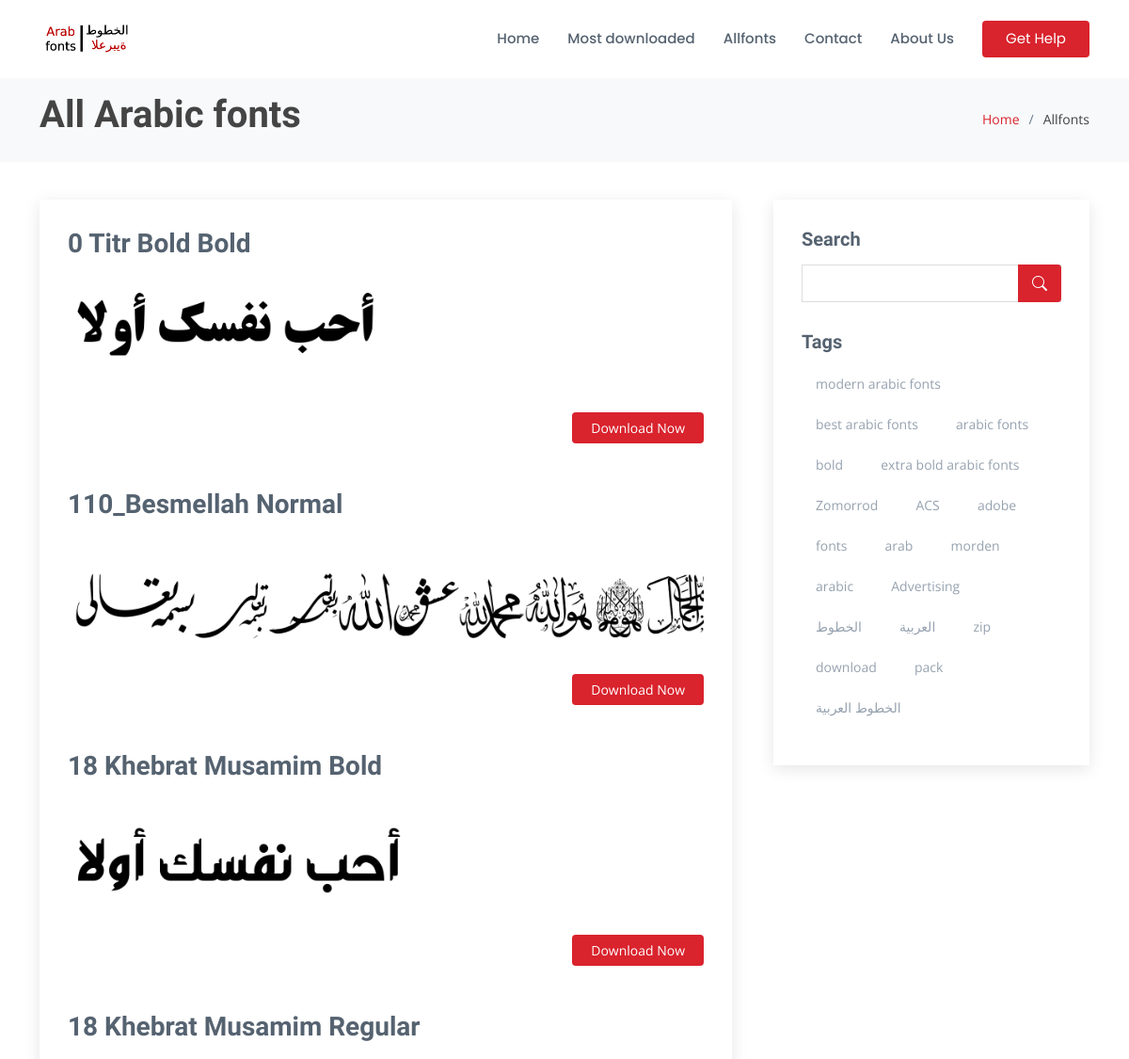
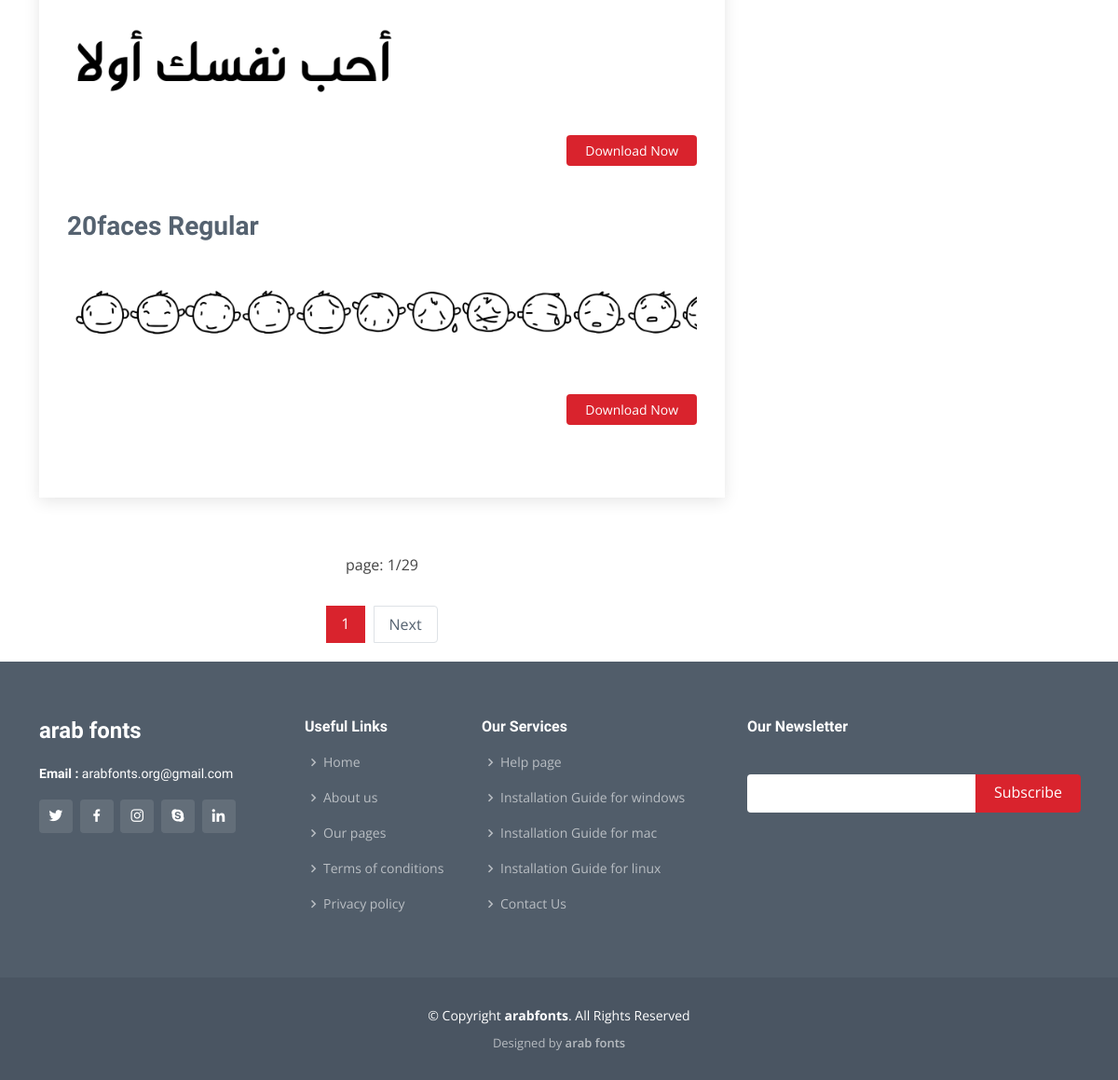
Before: /allfonts with the older database file (2 pictures, top to bottom).
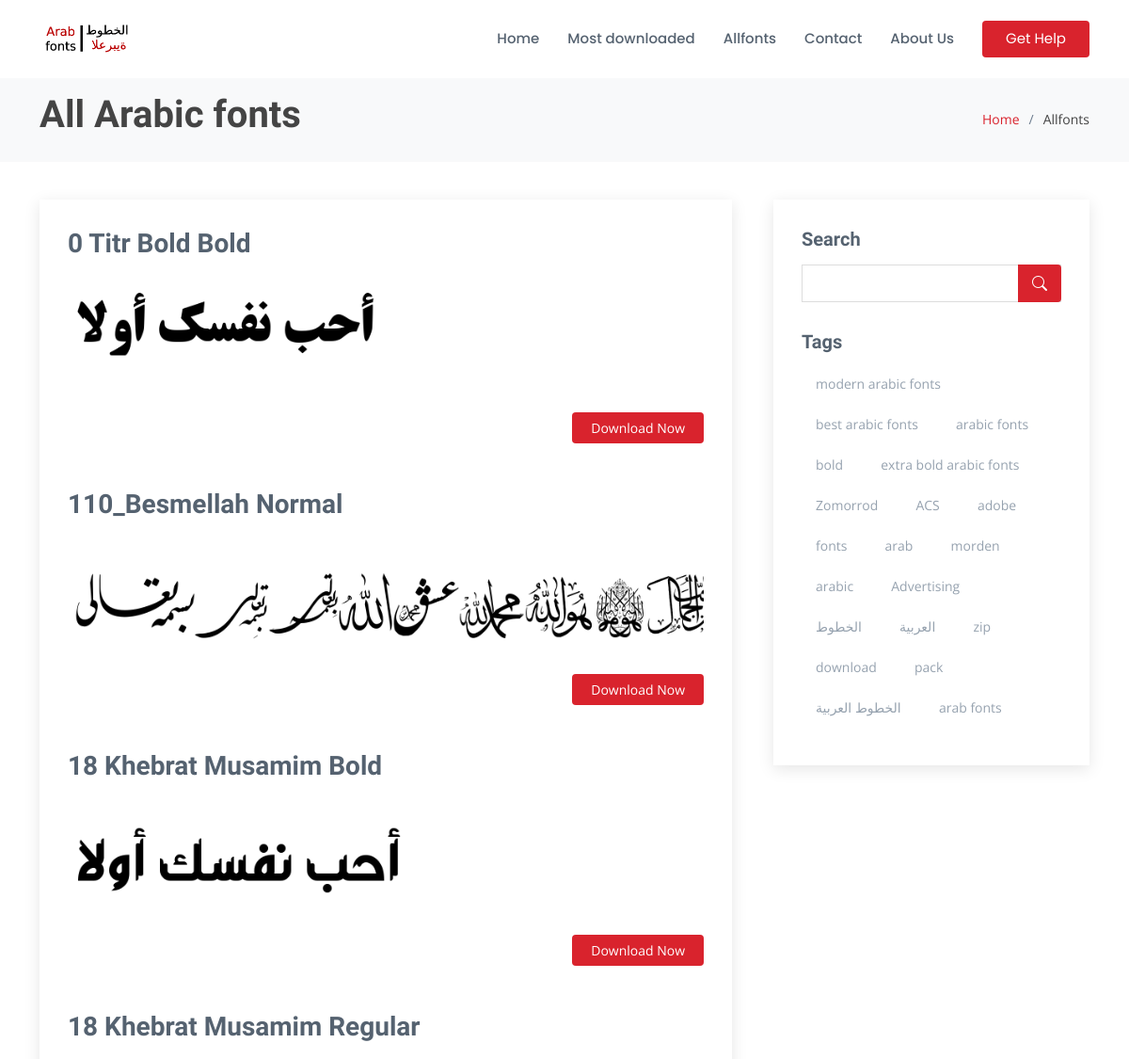
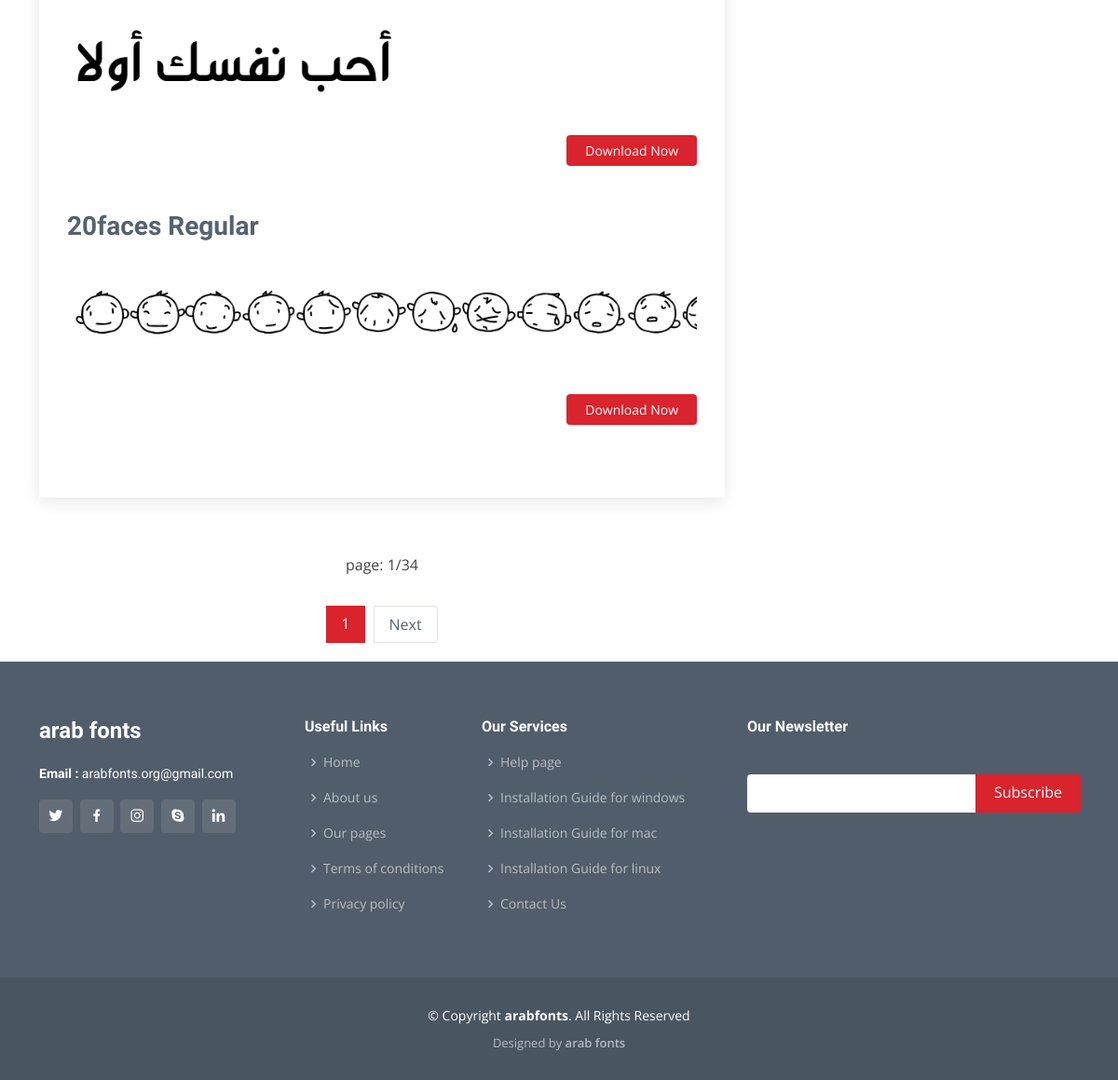
After: the same page with the newer database file (2 pictures, top to bottom).
### home/models.py (models this page shows, shortened)
class Modification(models.Model):
    websitename = models.CharField(max_length=50)
    ouremail = models.EmailField()
    copyright = models.CharField(max_length=100)
    logo = models.ImageField(upload_to='websiteimages')
    websitediscription = FroalaField()
    favicon = models.ImageField()

class Fonts(models.Model):
    title = models.CharField(max_length=100, unique=True)
    slug = models.SlugField(max_length=200, null=True, blank=True)
    metakeyword = models.CharField(max_length=200, null=True)
    tags = TaggableManager()
    header_image = models.ImageField(upload_to='header_image')
    headerimg_alt = models.CharField(max_length=100, default="arabic fonts")
    upload_fonts = models.FileField(upload_to="upload_fonts")
    short_dis = FroalaField()
    long_dis = FroalaField()
    char_maping = models.ImageField(upload_to='char_maping')
    charimg_alt = models.CharField(max_length=100, default="arabic fonts charecter maping image")
    publish = models.BooleanField(default=False)
    Total_downloads = models.PositiveIntegerField(default=10, blank=False, null= False)

### home/views.py (the view)
# urls.py: path('allfonts' , allfonts , name="allfonts"),
def allfonts(request):
    alltag = Tag.objects.all()
    websitedata = Modification.objects.latest('websitename', 'websitediscription', 'ouremail', 'copyright', 'logo', 'favicon' )
    allfonts = Fonts.objects.filter(publish = True)
    p = Paginator(allfonts, 5)
    page = request.GET.get('page')
    fontsfinal = p.get_page(page)
    context = {'fontsfinal': fontsfinal,
               'title': 'all fonts',
               'websitedata': websitedata,
               'alltag': alltag,
    }
    return render(request , 'allfonts.html',context)

### templates/allfonts.html (shortened to what this page needs)
{% extends 'base.html' %}
{% block content %}
</header>
  <main id="main">
    <section id="breadcrumbs" class="breadcrumbs">
      <div class="container">
        <div class="d-flex justify-content-between align-items-center">
          <h1><strong>All Arabic fonts</strong></h1>
          <ol>
            <li><a href="/">Home</a></li>
            <li>Allfonts</li>
          </ol>
        </div>
      </div>
    </section>
    <section id="blog" class="blog">
      <div class="container" data-aos="fade-up">
        <div class="row">
          <div class="col-lg-8 entries">
            <article class="entry">
              {% for fonts in fontsfinal %}
              <h2 class="entry-title">
                <a href="{% url 'fonts_details' fonts.slug%}">{{fonts.title}}</a>
              </h2>
              <a href="{% url 'fonts_details' fonts.slug%}"><img src="/static/{{fonts.header_image}}" class="img-fluid" alt="{{fonts.title}}{{fonts.headerimg_alt}}"></a>
              <div class="entry-content">
                <div class="read-more">
                  <a href="{% url 'fonts_details' fonts.slug %}">Download Now</a>
                </div>
              </div>
              <br><br>
              {% endfor %}
            </article>
            <ul class="pagination justify-content-center"> <p>page: {{ fontsfinal.number }}/{{ fontsfinal.paginator.num_pages }}</p> </ul>
            <div class="blog-pagination">
              <ul class="justify-content-center">
                {% for num_page in fontsfinal.paginator.page_range %}
                {% if fontsfinal.number == num_page %}
                <li class="active">
                  <a href="?page={{ num_page }}">{{ num_page }} </a>
                </li>
                {% else %}
                {% comment %} <li>
                  <a href="?page={{ num_page }}">{{ num_page }} <span class="sr-only"></span></a>
                </li> {% endcomment %}
                {% endif %}
                {% endfor %}
                {% if fontsfinal.has_next %}
                  <li class="page-item">
                     <a class="page-link" href="?page={{fontsfinal.next_page_number}}">Next</a>
                  </li>
                {% endif %}
              </ul>
            </div>
          </div>
          <div class="col-lg-4">
            <div class="sidebar">
              <h3 class="sidebar-title">Search</h3>
              <div class="sidebar-item search-form">
                <form method=POST action="{% url 'search' %}">
                  <input type="text" name="searched">
                  <button type="submit"><i class="bi bi-search"></i></button>
                </form>
              </div>
              <h3 class="sidebar-title">Tags</h3>
              <div class="sidebar-item tags">
                <ul>
                  {% for tag in alltag %}
                  <li><a href="/">{{tag}}</a></li>
                  {% endfor %}
                </ul>
              </div>
            </div>
          </div>
        </div>
      </div>
    </section>
  </main>
  {% endblock %}

### templates/base.html (shortened to what this page needs)
{% include "header.html" %}
{% block content %}
{% endblock %}
{% include "footer.html" %}

### templates/header.html (shortened to what this page needs)
{% load static %}
<!DOCTYPE html>
<html lang="en">
<head>
  <link href="{% static 'assets/vendor/animate.css/animate.min.css' %}" rel="stylesheet">
  <link href="{% static 'assets/vendor/bootstrap/css/bootstrap.min.css' %}" rel="stylesheet">
  <link href="{% static 'assets/vendor/bootstrap-icons/bootstrap-icons.css' %}" rel="stylesheet">
  <link href="{% static 'assets/vendor/boxicons/css/boxicons.min.css' %}" rel="stylesheet">
  <link href="{% static 'assets/vendor/glightbox/css/glightbox.min.css' %}" rel="stylesheet">
  <link href="{% static 'assets/vendor/remixicon/remixicon.css' %}" rel="stylesheet">
  <link href="{% static 'assets/vendor/swiper/swiper-bundle.min.css' %}" rel="stylesheet">
  <link href="{% static 'assets/css/style.css' %}" rel="stylesheet">
</head>
<body>
    <header id="header" class="fixed-top d-flex align-items-center">
      <div class="container d-flex align-items-center">
        <a href="/" class="logo me-auto"><img src="/static/{{websitedata.logo}}" alt="arab fonts" class="img-fluid"></a>
        <nav id="navbar" class="navbar">
          <ul>
            <li><a href="/">Home</a></li>
            <li><a href="/mostdownloaded">Most downloaded</a></li>
            <li><a href="/allfonts">Allfonts</a></li>
            <li><a href="/contact">Contact</a></li>
            <li><a href="/aboutus">About Us</a></li>
            <li><a href="/help" class="getstarted">Get Help</a></li>
          </ul>
        </nav>
      </div>

### templates/footer.html (shortened to what this page needs)
{% load static %}
 <footer id="footer">
  <div class="footer-top">
    <div class="container">
      <div class="row">
        <div class="col-lg-3 col-md-6">
          <div class="footer-info">
            <h3>{{ websitedata.websitename }}</h3>
             <p>
              <strong>Email : </strong>{{websitedata.ouremail}}<br>
            </p>
            <div class="social-links mt-3">
              <a href="#" class="twitter"><i class="bx bxl-twitter"></i></a>
              <a href="#" class="facebook"><i class="bx bxl-facebook"></i></a>
              <a href="#" class="instagram"><i class="bx bxl-instagram"></i></a>
              <a href="#" class="google-plus"><i class="bx bxl-skype"></i></a>
              <a href="#" class="linkedin"><i class="bx bxl-linkedin"></i></a>
            </div>
          </div>
        </div>
        <div class="col-lg-2 col-md-6 footer-links">
          <h4>Useful Links</h4>
          <ul>
            <li><i class="bx bx-chevron-right"></i> <a href="/">Home</a></li>
            <li><i class="bx bx-chevron-right"></i> <a href="/aboutus">About us</a></li>
            <li><i class="bx bx-chevron-right"></i> <a href="/pages">Our pages</a></li>
            <li><i class="bx bx-chevron-right"></i> <a href="/termsandcondition">Terms of conditions</a></li>
            <li><i class="bx bx-chevron-right"></i> <a href="/privacypolicy">Privacy policy</a></li>
          </ul>
        </div>
        <div class="col-lg-3 col-md-6 footer-links">
          <h4>Our Services</h4>
          <ul>
            <li><i class="bx bx-chevron-right"></i> <a href="/help">Help page</a></li>
            <li><i class="bx bx-chevron-right"></i> <a href="/install-fonts-on-windows">Installation Guide for windows </a></li>
            <li><i class="bx bx-chevron-right"></i> <a href="/install-fonts-on-linux">Installation Guide for mac</a></li>
            <li><i class="bx bx-chevron-right"></i> <a href="/install-fonts-on-linux">Installation Guide for linux</a></li>
            <li><i class="bx bx-chevron-right"></i> <a href="/contact">Contact Us</a></li>
          </ul>
        </div>
        <div class="col-lg-4 col-md-6 footer-newsletter">
          <h4>Our Newsletter</h4>
          <form action="" method="post">
            <input type="email" name="email"><input type="submit" value="Subscribe">
          </form>
        </div>
      </div>
    </div>
  </div>
  <div class="container">
    <div class="copyright">
      &copy; Copyright <strong><span> {{ websitedata.copyright }}</span></strong>. All Rights Reserved
    </div>
    <div class="credits">
      Designed by <a href="https://arabfonts.org">{{ websitedata.websitename }}</a>
    </div>
  </div>
</footer>
</body>
</html>

Changed rows visible on the page:
added Tag: name "arab fonts"
Other visible differences:
{{ fontsfinal.paginator.num_pages }}: "29" → "34"
